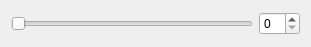
<?xml version="1.0" encoding="UTF-8"?>
<ui version="4.0">
 <class>Mywidget</class>
 <widget class="QWidget" name="Mywidget">
  <property name="geometry">
   <rect>
    <x>0</x>
    <y>0</y>
    <width>311</width>
    <height>47</height>
   </rect>
  </property>
  <property name="windowTitle">
   <string>Form</string>
  </property>
  <layout class="QHBoxLayout" name="horizontalLayout">
   <item>
    <widget class="QSlider" name="horizontalSlider">
     <property name="orientation">
      <enum>Qt::Horizontal</enum>
     </property>
    </widget>
   </item>
   <item>
    <widget class="QSpinBox" name="spinBox"/>
   </item>
  </layout>
 </widget>
 <resources/>
 <connections/>
</ui>
